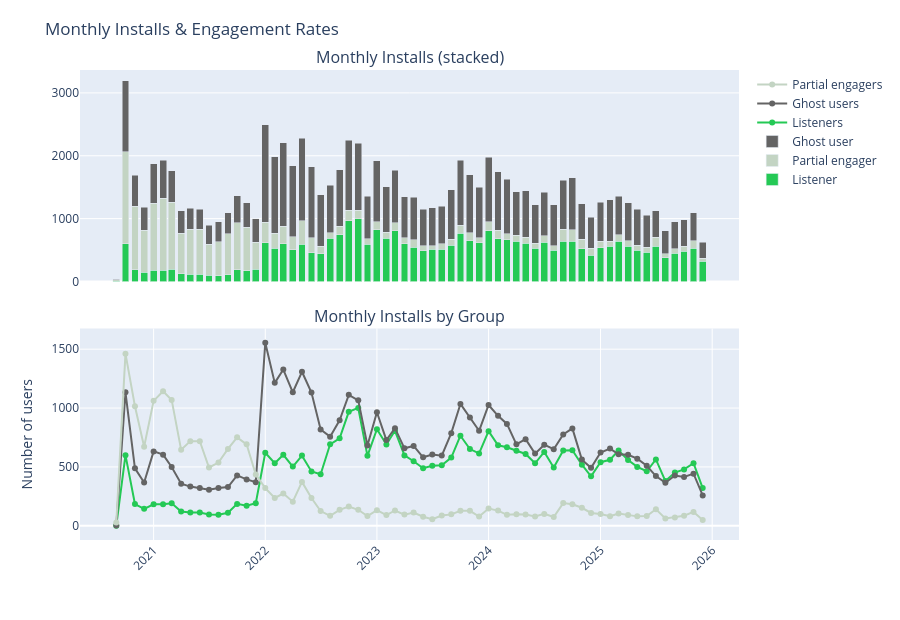

Notebook cell for this chart:
### Markdown cell above
## 5.3 Installation Trends Over Time

### Code cell
# Rebuild all_resp with group labels
all_resp = pd.concat([
    listeners_response.assign(group='Listener'),
    non_listeners_some.assign(group='Partial engager'),
    non_listeners_empty.assign(group='Ghost user')
], ignore_index=True)

all_resp['created_date'] = pd.to_datetime(all_resp['created_date'], errors='coerce')

all_resp['month'] = all_resp['created_date'].dt.to_period('M').astype(str)
monthly = (all_resp.groupby(['month', 'group'])['id'].count()
           .unstack(fill_value=0).reset_index())
for col in ['Listener', 'Partial engager', 'Ghost user']:
    if col not in monthly.columns: monthly[col] = 0
monthly['total'] = monthly[['Listener', 'Partial engager', 'Ghost user']].sum(axis=1)
monthly['ghost_pct'] = (monthly['Ghost user'] / monthly['total'] * 100).round(1)
monthly['listener_pct'] = (monthly['Listener'] / monthly['total'] * 100).round(1)
monthly['month_dt'] = pd.to_datetime(monthly['month'], format='%Y-%m')

fig = make_subplots(rows=2, cols=1, shared_xaxes=True, vertical_spacing=0.1,
    subplot_titles=['Monthly Installs (stacked)', 'Monthly Installs by Group'])  # ← fixed

for grp, col in [('Listener', '#24C955'), ('Partial engager', '#C3D4C3'), ('Ghost user', '#646464')]:
    fig.add_trace(go.Bar(name=grp, x=monthly['month'], y=monthly[grp],
        marker_color=col), row=1, col=1)  # ← fixed

fig.add_trace(go.Scatter(x=monthly['month'], y=monthly['Listener'],
    mode='lines+markers', name='Listeners',
    line=dict(color='#24C955', width=2)), row=2, col=1)
fig.add_trace(go.Scatter(x=monthly['month'], y=monthly['Ghost user'],
    mode='lines+markers', name='Ghost users',
    line=dict(color='#646464', width=2)), row=2, col=1)
fig.add_trace(go.Scatter(x=monthly['month'], y=monthly['Partial engager'],
    mode='lines+markers', name='Partial engagers',
    line=dict(color='#C3D4C3', width=2)), row=2, col=1)

fig.update_yaxes(title_text='Number of users', row=2, col=1)

fig.update_layout(
    height=620,
    barmode='stack',
    title_text='Monthly Installs & Engagement Rates',
    margin=dict(t=70),
    xaxis2_tickangle=-45
)

fig.show()

### Figure 1 — Plotly figure (JSON) as saved in the notebook; plotly's stock layout.template omitted (floating-point values rounded to 4 significant figures)
{"data": [{"marker": {"color": "#24C955"}, "name": "Listener", "type": "bar", "x": ["2020-09", "2020-10", "2020-11", "2020-12", "2021-01", "2021-02", "2021-03", "2021-04", "2021-05", "2021-06", "2021-07", "2021-08", "2021-09", "2021-10", "2021-11", "2021-12", "2022-01", "2022-02", "2022-03", "2022-04", "2022-05", "2022-06", "2022-07", "2022-08", "2022-09", "2022-10", "2022-11", "2022-12", "2023-01", "2023-02", "2023-03", "2023-04", "2023-05", "2023-06", "2023-07", "2023-08", "2023-09", "2023-10", "2023-11", "2023-12", "2024-01", "2024-02", "2024-03", "2024-04", "2024-05", "2024-06", "2024-07", "2024-08", "2024-09", "2024-10", "2024-11", "2024-12", "2025-01", "2025-02", "2025-03", "2025-04", "2025-05", "2025-06", "2025-07", "2025-08", "2025-09", "2025-10", "2025-11", "2025-12"], "xaxis": "x", "y": [1, 600, 185, 144, 182, 182, 192, 122, 112, 113, 96, 93, 110, 186, 170, 192, 620, 531, 603, 503, 596, 461, 438, 692, 743, 968, 1001, 594, 820, 691, 807, 598, 548, 489, 510, 514, 579, 765, 652, 615, 804, 684, 667, 638, 610, 531, 627, 495, 640, 641, 519, 420, 540, 561, 640, 558, 500, 463, 564, 380, 452, 479, 531, 320], "yaxis": "y"}, {"marker": {"color": "#C3D4C3"}, "name": "Partial engager", "type": "bar", "x": ["2020-09", "2020-10", "2020-11", "2020-12", "2021-01", "2021-02", "2021-03", "2021-04", "2021-05", "2021-06", "2021-07", "2021-08", "2021-09", "2021-10", "2021-11", "2021-12", "2022-01", "2022-02", "2022-03", "2022-04", "2022-05", "2022-06", "2022-07", "2022-08", "2022-09", "2022-10", "2022-11", "2022-12", "2023-01", "2023-02", "2023-03", "2023-04", "2023-05", "2023-06", "2023-07", "2023-08", "2023-09", "2023-10", "2023-11", "2023-12", "2024-01", "2024-02", "2024-03", "2024-04", "2024-05", "2024-06", "2024-07", "2024-08", "2024-09", "2024-10", "2024-11", "2024-12", "2025-01", "2025-02", "2025-03", "2025-04", "2025-05", "2025-06", "2025-07", "2025-08", "2025-09", "2025-10", "2025-11", "2025-12"], "xaxis": "x", "y": [29, 1462, 1015, 671, 1061, 1143, 1069, 645, 719, 719, 495, 537, 653, 751, 692, 436, 320, 236, 274, 205, 373, 236, 125, 85, 136, 164, 136, 83, 133, 91, 130, 95, 113, 77, 56, 87, 97, 127, 127, 78, 146, 129, 93, 98, 96, 79, 101, 75, 193, 183, 153, 109, 100, 82, 105, 91, 80, 83, 140, 63, 71, 85, 118, 50], "yaxis": "y"}, {"marker": {"color": "#646464"}, "name": "Ghost user", "type": "bar", "x": ["2020-09", "2020-10", "2020-11", "2020-12", "2021-01", "2021-02", "2021-03", "2021-04", "2021-05", "2021-06", "2021-07", "2021-08", "2021-09", "2021-10", "2021-11", "2021-12", "2022-01", "2022-02", "2022-03", "2022-04", "2022-05", "2022-06", "2022-07", "2022-08", "2022-09", "2022-10", "2022-11", "2022-12", "2023-01", "2023-02", "2023-03", "2023-04", "2023-05", "2023-06", "2023-07", "2023-08", "2023-09", "2023-10", "2023-11", "2023-12", "2024-01", "2024-02", "2024-03", "2024-04", "2024-05", "2024-06", "2024-07", "2024-08", "2024-09", "2024-10", "2024-11", "2024-12", "2025-01", "2025-02", "2025-03", "2025-04", "2025-05", "2025-06", "2025-07", "2025-08", "2025-09", "2025-10", "2025-11", "2025-12"], "xaxis": "x", "y": [3, 1134, 488, 368, 632, 604, 499, 357, 333, 321, 306, 321, 329, 428, 394, 370, 1554, 1214, 1327, 1134, 1308, 1132, 818, 757, 896, 1112, 1066, 682, 964, 728, 829, 658, 678, 582, 605, 596, 787, 1035, 919, 807, 1026, 934, 865, 692, 736, 613, 689, 650, 775, 827, 562, 492, 622, 656, 608, 603, 570, 510, 422, 366, 427, 415, 443, 258], "yaxis": "y"}, {"line": {"color": "#24C955", "width": 2}, "mode": "lines+markers", "name": "Listeners", "type": "scatter", "x": ["2020-09", "2020-10", "2020-11", "2020-12", "2021-01", "2021-02", "2021-03", "2021-04", "2021-05", "2021-06", "2021-07", "2021-08", "2021-09", "2021-10", "2021-11", "2021-12", "2022-01", "2022-02", "2022-03", "2022-04", "2022-05", "2022-06", "2022-07", "2022-08", "2022-09", "2022-10", "2022-11", "2022-12", "2023-01", "2023-02", "2023-03", "2023-04", "2023-05", "2023-06", "2023-07", "2023-08", "2023-09", "2023-10", "2023-11", "2023-12", "2024-01", "2024-02", "2024-03", "2024-04", "2024-05", "2024-06", "2024-07", "2024-08", "2024-09", "2024-10", "2024-11", "2024-12", "2025-01", "2025-02", "2025-03", "2025-04", "2025-05", "2025-06", "2025-07", "2025-08", "2025-09", "2025-10", "2025-11", "2025-12"], "xaxis": "x2", "y": [1, 600, 185, 144, 182, 182, 192, 122, 112, 113, 96, 93, 110, 186, 170, 192, 620, 531, 603, 503, 596, 461, 438, 692, 743, 968, 1001, 594, 820, 691, 807, 598, 548, 489, 510, 514, 579, 765, 652, 615, 804, 684, 667, 638, 610, 531, 627, 495, 640, 641, 519, 420, 540, 561, 640, 558, 500, 463, 564, 380, 452, 479, 531, 320], "yaxis": "y2"}, {"line": {"color": "#646464", "width": 2}, "mode": "lines+markers", "name": "Ghost users", "type": "scatter", "x": ["2020-09", "2020-10", "2020-11", "2020-12", "2021-01", "2021-02", "2021-03", "2021-04", "2021-05", "2021-06", "2021-07", "2021-08", "2021-09", "2021-10", "2021-11", "2021-12", "2022-01", "2022-02", "2022-03", "2022-04", "2022-05", "2022-06", "2022-07", "2022-08", "2022-09", "2022-10", "2022-11", "2022-12", "2023-01", "2023-02", "2023-03", "2023-04", "2023-05", "2023-06", "2023-07", "2023-08", "2023-09", "2023-10", "2023-11", "2023-12", "2024-01", "2024-02", "2024-03", "2024-04", "2024-05", "2024-06", "2024-07", "2024-08", "2024-09", "2024-10", "2024-11", "2024-12", "2025-01", "2025-02", "2025-03", "2025-04", "2025-05", "2025-06", "2025-07", "2025-08", "2025-09", "2025-10", "2025-11", "2025-12"], "xaxis": "x2", "y": [3, 1134, 488, 368, 632, 604, 499, 357, 333, 321, 306, 321, 329, 428, 394, 370, 1554, 1214, 1327, 1134, 1308, 1132, 818, 757, 896, 1112, 1066, 682, 964, 728, 829, 658, 678, 582, 605, 596, 787, 1035, 919, 807, 1026, 934, 865, 692, 736, 613, 689, 650, 775, 827, 562, 492, 622, 656, 608, 603, 570, 510, 422, 366, 427, 415, 443, 258], "yaxis": "y2"}, {"line": {"color": "#C3D4C3", "width": 2}, "mode": "lines+markers", "name": "Partial engagers", "type": "scatter", "x": ["2020-09", "2020-10", "2020-11", "2020-12", "2021-01", "2021-02", "2021-03", "2021-04", "2021-05", "2021-06", "2021-07", "2021-08", "2021-09", "2021-10", "2021-11", "2021-12", "2022-01", "2022-02", "2022-03", "2022-04", "2022-05", "2022-06", "2022-07", "2022-08", "2022-09", "2022-10", "2022-11", "2022-12", "2023-01", "2023-02", "2023-03", "2023-04", "2023-05", "2023-06", "2023-07", "2023-08", "2023-09", "2023-10", "2023-11", "2023-12", "2024-01", "2024-02", "2024-03", "2024-04", "2024-05", "2024-06", "2024-07", "2024-08", "2024-09", "2024-10", "2024-11", "2024-12", "2025-01", "2025-02", "2025-03", "2025-04", "2025-05", "2025-06", "2025-07", "2025-08", "2025-09", "2025-10", "2025-11", "2025-12"], "xaxis": "x2", "y": [29, 1462, 1015, 671, 1061, 1143, 1069, 645, 719, 719, 495, 537, 653, 751, 692, 436, 320, 236, 274, 205, 373, 236, 125, 85, 136, 164, 136, 83, 133, 91, 130, 95, 113, 77, 56, 87, 97, 127, 127, 78, 146, 129, 93, 98, 96, 79, 101, 75, 193, 183, 153, 109, 100, 82, 105, 91, 80, 83, 140, 63, 71, 85, 118, 50], "yaxis": "y2"}], "layout": {"annotations": [{"font": {"size": 16}, "showarrow": false, "text": "Monthly Installs (stacked)", "x": 0.5, "xanchor": "center", "xref": "paper", "y": 1, "yanchor": "bottom", "yref": "paper"}, {"font": {"size": 16}, "showarrow": false, "text": "Monthly Installs by Group", "x": 0.5, "xanchor": "center", "xref": "paper", "y": 0.45, "yanchor": "bottom", "yref": "paper"}], "barmode": "stack", "height": 620, "margin": {"t": 70}, "title": {"text": "Monthly Installs & Engagement Rates"}, "xaxis": {"anchor": "y", "domain": [0, 1], "matches": "x2", "showticklabels": false}, "xaxis2": {"anchor": "y2", "domain": [0, 1], "tickangle": -45}, "yaxis": {"anchor": "x", "domain": [0.55, 1]}, "yaxis2": {"anchor": "x2", "domain": [0, 0.45], "title": {"text": "Number of users"}}}}
